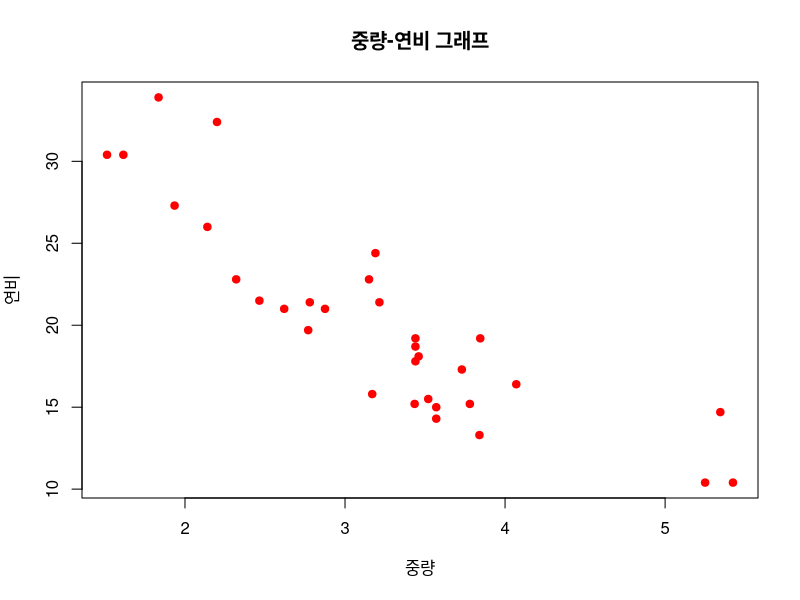
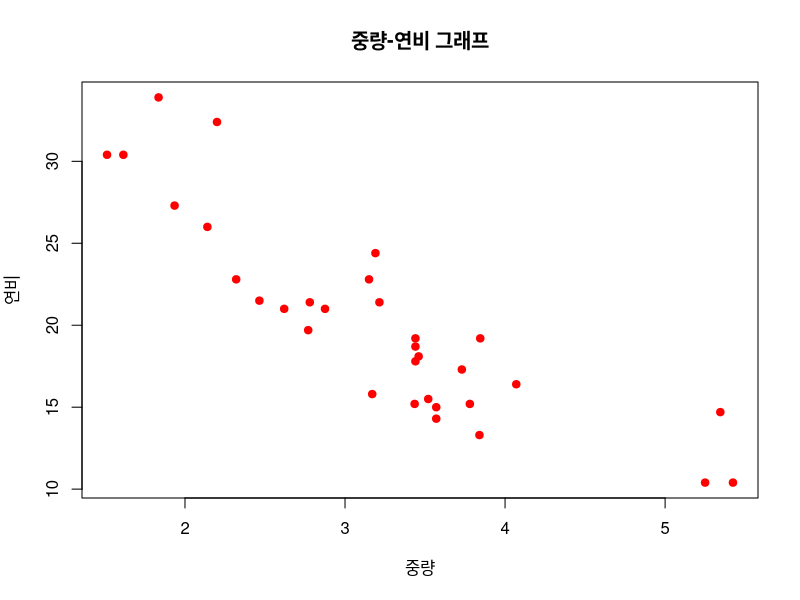
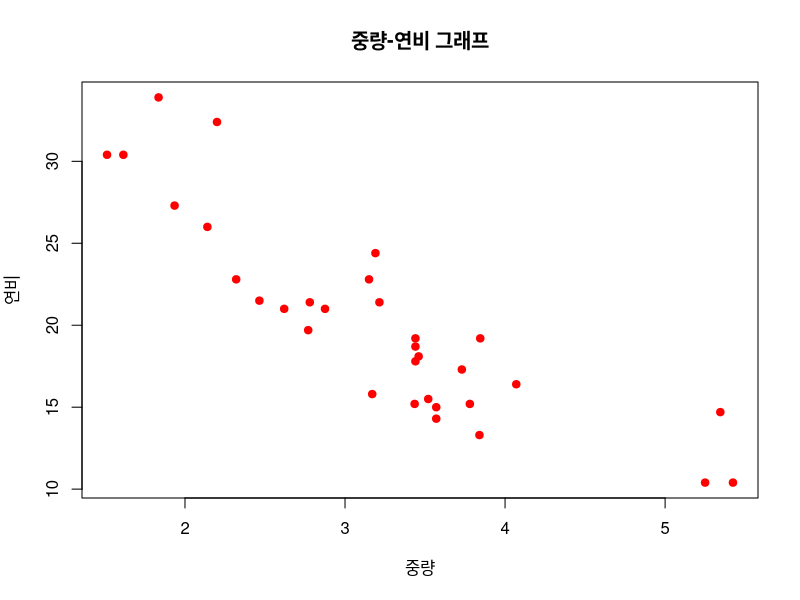
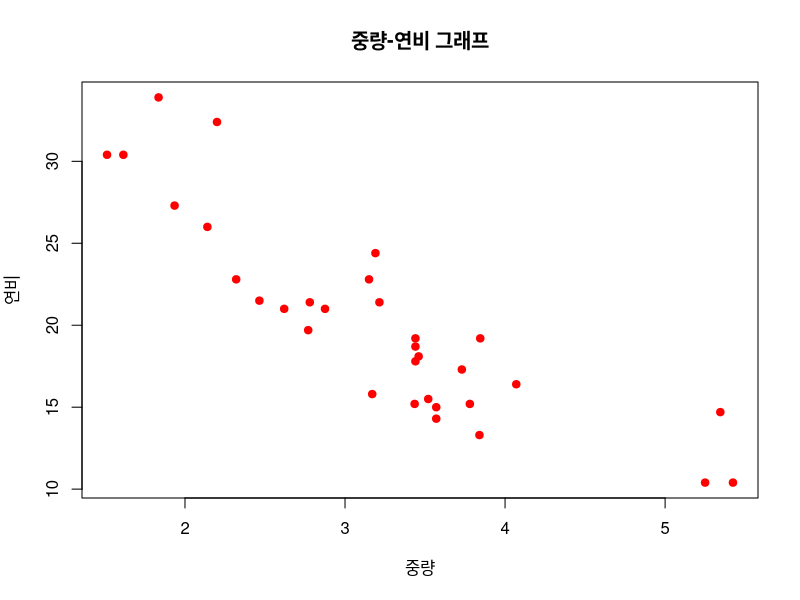
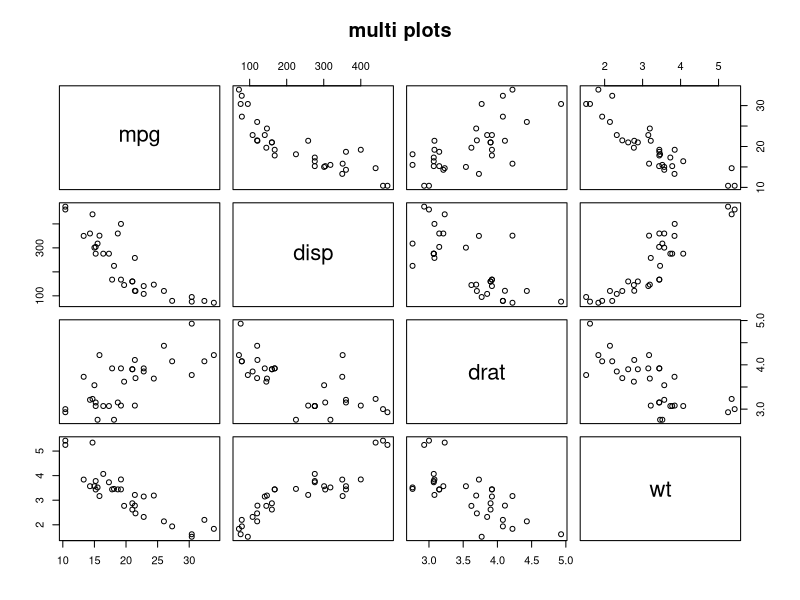
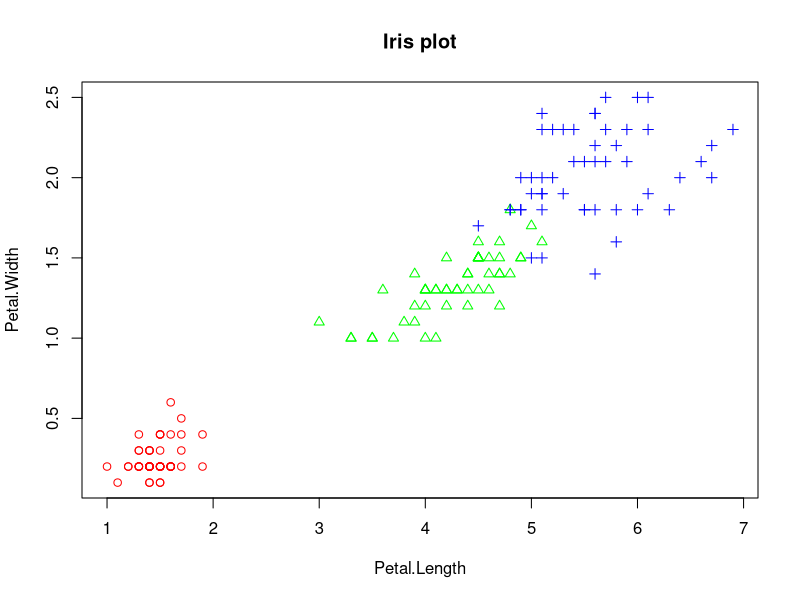
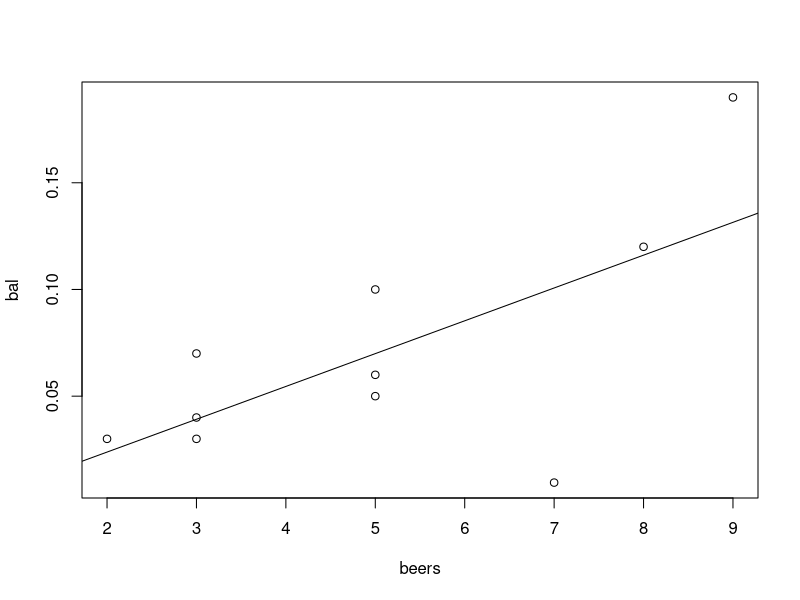
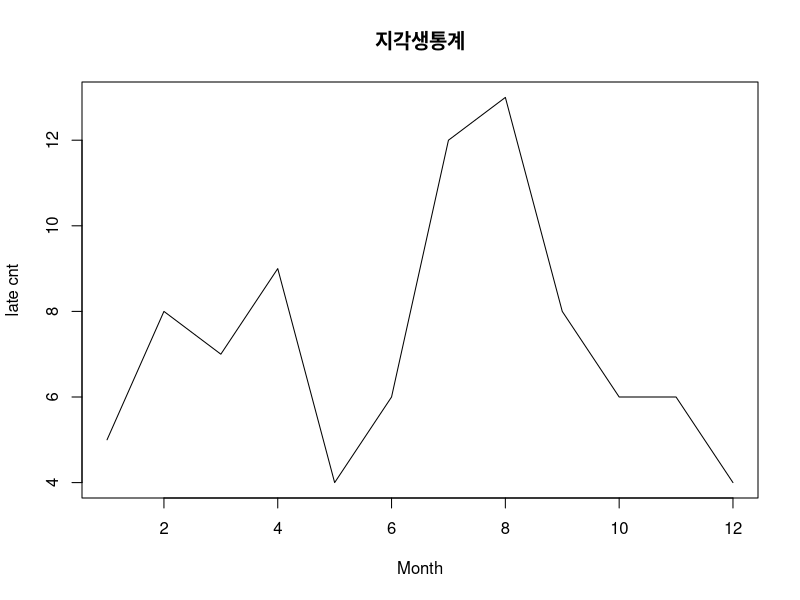

These charts were generated, in order, by the following R code:
#
#6일차
#
#다중변수 자료 탐색
#두 변수 사이의 산점도
#산점도(scatter plot) - 2변수로 구성된 자료의 분포를 알아보는 그래프
#                       관측값들의 분포를 통해 2변수 사이의 관계파악
#이변량
wt <- mtcars$wt
mpg <- mtcars$mpg
plot(wt,mpg, main = '중량-연비 그래프',
     xlab = '중량', ylab = '연비',
     col = "red", pch = 19)


#(이변량) 같은 결과 다른 방법들 1,2,3
wt <- mtcars$wt
mpg <- mtcars$mpg
plot(wt,mpg, main = '중량-연비 그래프',
     xlab = '중량', ylab = '연비',
     col = "red", pch = 19)

plot(mtcars[,c("wt","mpg")], main = '중량-연비 그래프',
     xlab = '중량', ylab = '연비',
     col = "red", pch = 19)

plot(mpg~wt, data = mtcars, main = '중량-연비 그래프',
     xlab = '중량', ylab = '연비',
     col = "red", pch = 19)


#다변량
#여러 변수들간의 산점도
vars <- c("mpg","disp","drat","wt")     #vector생성/ 변수이름
target <- mtcars[,vars]                 #변수 4개를 뽑아낸것. 
head(target)                    
pairs(target, main = "multi plots")     #다변량의 산점도 그리기 
                                        #대각선이 변수들. 선을 중심으로 대칭관계 
                                        # 즉 x와 y의 위치가 서로 반대됨. 

#그룹정보가 있는 두변수의 산점도
iris.2 <- iris[, 3:4]
point <- as.numeric(iris$Species)   #품종이 3개라서 범주형이라서 숫자형으로 바꿈.
point                               #숫자형으로 변경하고 출력
color <- c("red","green","blue")    #각 숫자에 색을 넣음
plot(iris.2, main = "Iris plot", pch = c(point), col = color[point])
#pch에서 그 번호대로 마킹을 하겠다 해서 pch = c(point) 
#color도 이미 각 번호에 색을 지정해서 그대로 col = color[point]
#범주형은 그룹으로도 볼수 있다. iris에서 종류가  3개니까 그룹으로. 
#
#해석 : 빨강종류는 길이도 작고 넓이도 작다. 그외 파란종류는 길고 넓다. 


#상관분석
beers <- c(5,2,9,8,3,7,3,5,3,5)         #몇잔
bal <- c(0.1,0.03,0.19,0.12,0.04,0.0095,0.07,0.06,0.03,0.05)  #농도
tbl <- data.frame(beers,bal)
tbl
plot(bal~beers, data = tbl)           #산점도

res <- lm(bal~beers, data = tbl)      #회귀식(lm) -> y = xw + b
res
abline(res)                           #회귀선
cor(tbl[,1:2])                        #이변량 상관계수 (r)
cor(iris[,1:4])                       #다변량 상관계수

#상관분석 순서
#
#1.상관분석 대상 변수선정
#2.산점도 작성 (관측값 분포 확인) : plot()
#3.회귀식 도출 : lm()
#      (회귀식 : 두 변수의 선형관계를 가장 잘 나타낼 수 있는 선의 식)
#      (y = xw + b)
#4.회귀선을 산점도에 표시 : abline()
#      (회귀선 : 관측값들의 추세를 가장 잘 나타낼 수 있는 선)
#5.상관계수 계산 : cor()
#6.상관분석 결과 해석
#
#이게 절대적인것이 아니라 강사님의 방법이므로 참고하기. 


#
#시계열 Data - 선그래프
month <- 1:12
late <-c(5,8,7,9,4,6,12,13,8,6,6,4)
plot(month,late, main = "지각생통계",
     type = "l", lty = 1, lwd = 1, xlab = "Month", ylab = "late cnt")
plot(month,late, main = "지각생통계",
     type = "b", lty = 1, lwd = 1, xlab = "Month", ylab = "late cnt")
plot(month,late, main = "지각생통계",
     type = "o", lty = 1, lwd = 1, xlab = "Month", ylab = "late cnt")
plot(month,late, main = "지각생통계",
     type = "s", lty = 1, lwd = 1, xlab = "Month", ylab = "late cnt")
#type = 그래프모양 , lty = 선의모양, lwd = 선의두께
#x축에 시간의 좌표룰 표시한게 시계열 데이터.


#복수의 선 그래프
late1 <- c(5,8,7,9,4,6,12,13,8,6,6,4)
late2 <- c(4,6,5,8,7,8,10,11,6,5,7,3)
plot(month, late1, main = "지각생통계",
     type = "b", lty = 1, col = "red", xlab = "Month", ylab = "late cnt", 
     ylim = c(1,15))
lines(month,late2, type = "b", col = "blue")


#
#자료 탐색 실습 - 탐색적 데이터 분석
#
#0단계 : 문제 정의 - 
#1단계 : 분석 대상 데이터셋 준비
#        BostonHousing 데이터셋(mlbench pac.)
install.packages("mlbench")
library(mlbench)
data("BostonHousing")
#crim : 1인당 범죄율
#rm : 주택 1 가구당 방의 수
#dis : 보스턴 5개 지역센터까지의 거리
#tax : 재산세율
#medv : 주택가격
dim(BostonHousing)
class(BostonHousing)
str(BostonHousing)
head(BostonHousing)
tail(BostonHousing)
myds <- BostonHousing[,c("crim","rm","dis","tax","medv")]
myds
#2단계: 파생변수 추가 :  grp변수 추가(주택가격상중하)
grp <- c()                   #빈 벡터
for (i in 1:nrow(myds)) {    #nrow(myds) : 1부터 myds에 있는 모든 값들까지 반복해라  
  if(myds$medv[i] >= 25.0) {
    grp[i] <- 'H'
  } else if (myds$medv[i] <= 17.0){
    grp[i] <- 'L'
  } else {
    grp[i] <- 'M'
  }
}
grp <- factor(grp)          #빅벡터안에 값을 넣고 factor로 만듬
grp <- factor(grp, levels = c("H","M","L"))   #level순서를 내가 정함. 안하면 R이 자동지정
myds <- data.frame(myds,grp)
head(myds)


#3단계 : 데이터셋의 형태와 기본적인 내용 파악
str(myds)
head(myds)
table(myds$grp)    #범주형에대한 도수분포표를 구함


#4단계 : 히스토그램에 의한 관측값의 분포 확인
par(mfrow = c(2,3))        #가상화면 만들기 (몇개의 계층으로 몇개할래? )
for (i in 1:5) {           #5개 변수만큼. 아니면 ncol로 해도된다. 
     hist(myds[,i],
          main = colnames(myds)[i],
          col = "yellow")  
}
par(mfrow = c(1,1))        #가상화면 복귀 


#5단계 : 상자그림에 의한 관측값의 분포 확인과 이상치 확인
par(mfrow = c(2,3))      
for (i in 1:5) {            
  boxplot(myds[,i],
       main = colnames(myds)[i])  
}
par(mfrow = c(1,1)) 


#6단계 : 그룹별 관측값 분포 확인
boxplot(myds$crim~myds$grp, main = '1인당범죄율')      #그룹성격은 뒤에!!(grp)
boxplot(myds$rm~myds$grp, main = "방의 개수")


#7단계 : 다중 산점도를 통한 변수 간 상관 관계 확인
pairs(myds[,-6])


#8단계 : 그룹 정보를 포함한 변수 간 상관 관계 확인
point <- as.integer(myds$grp)
pairs(myds[,-6], pch = point,
      col = color[point])

#9단계 : 변수 간 상관계수 확인
cor(myds[,-6])
